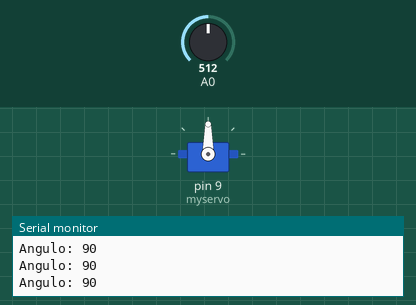
A sketch run on a simulated Arduino Uno, built with avr-gcc and run on an emulated ATmega328P. Shown: servo, the last lines printed to the serial monitor. The inputs (shaded band) are chosen by the test bench; at power-on: A0 = 512.

Above: at 1.2 s.
1.3 s: A0 set to 562
At 2.5 s:
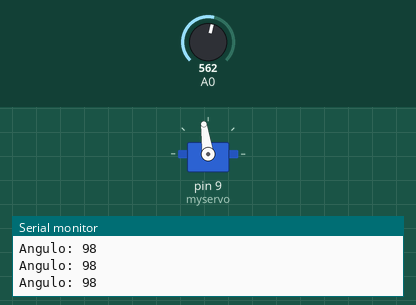
4.3 s: A0 set to 577
At 5.1 s:
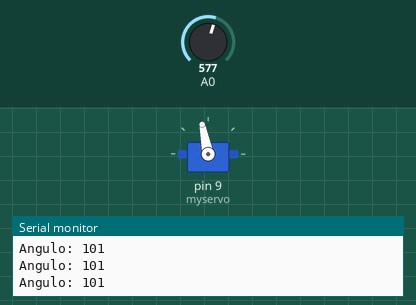
5.8 s: A0 set to 63
At 6.2 s:
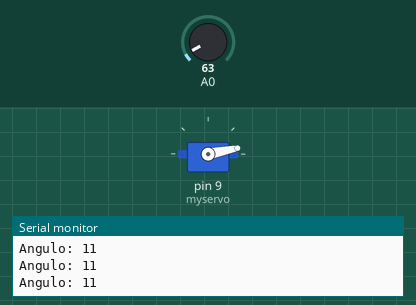
7.3 s: A0 set to 52
At 8.4 s:
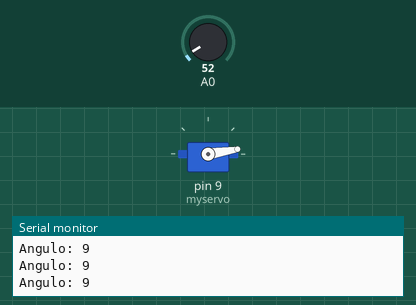
10.3 s: A0 set to 122
At 10.7 s:
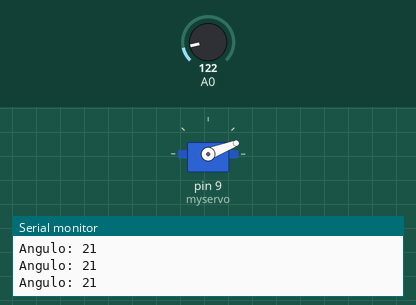
11.8 s: A0 set to 306
At 12.9 s:
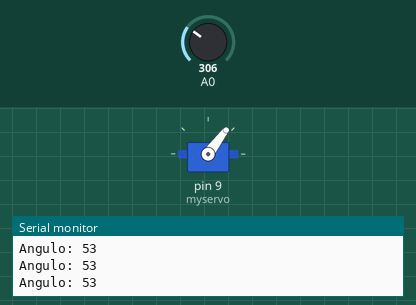
Timing chart, 0 to 14.3 s (numbered marks = the images above; inputs shaded):
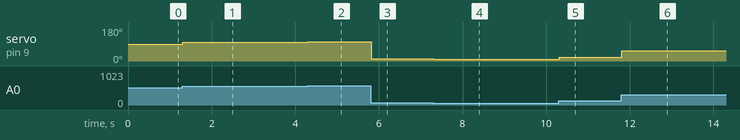

The sketch:

prac4-2_servo_con_potenciometro.ino
```cpp
// servomotor -> D9 (progresivo ancho pulso)

#include <Servo.h>

Servo myservo;

void setup() {
  myservo.attach(9);
  Serial.begin(9600);
}

void loop() {
  int adc = analogRead(A0);
  int angulo = map(adc, 0, 1023, 0, 180);
  myservo.write(angulo);
  Serial.print("Angulo: ");
  Serial.println(angulo);
  delay(10);
}
```

Measured:
- after the input at 1.3 s, servo on pin 9 (myservo): 90° → 98° at once
- after the input at 4.3 s, servo on pin 9 (myservo): 98° → 101° at once
- after the input at 5.8 s, servo on pin 9 (myservo): 101° → 11° at once
- after the input at 7.3 s, servo on pin 9 (myservo): 11° → 9° at once
- after the input at 10.3 s, servo on pin 9 (myservo): 9° → 21° at once
- after the input at 11.8 s, servo on pin 9 (myservo): 21° → 53° at once
